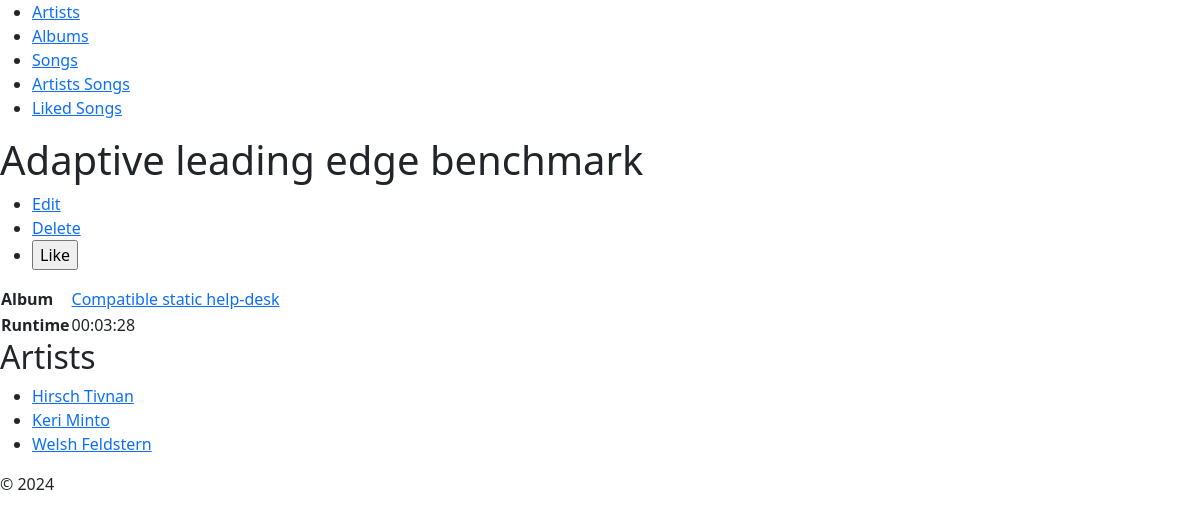
The page /?action=viewSong&songId=2 on the database as committed earlier.
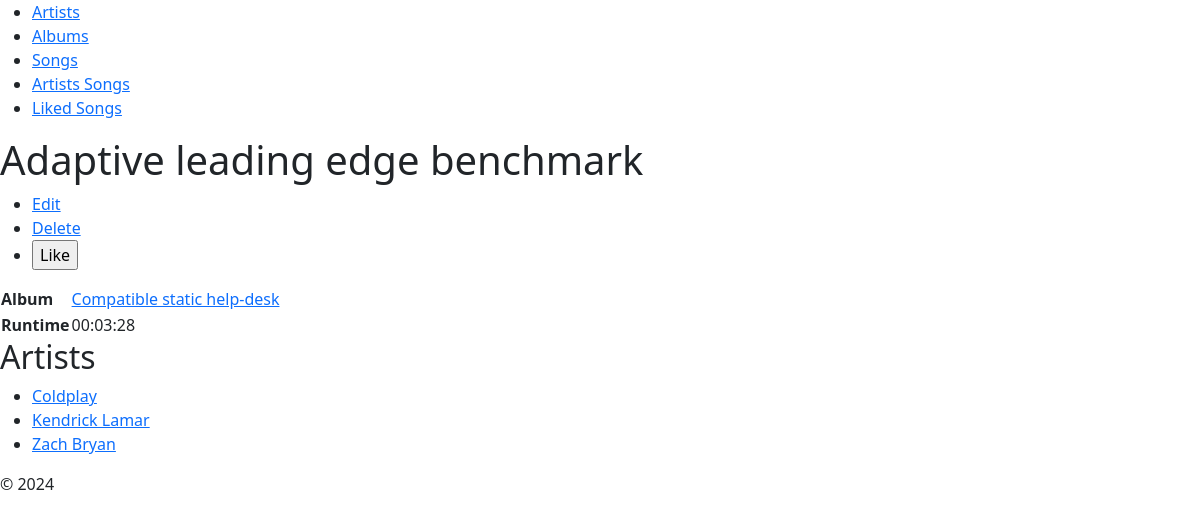
The same page on the database as committed later.
### tables this page shows
CREATE TABLE songs (
    id      int           AUTO_INCREMENT,
    name    varchar(1023) NOT NULL,
    length  int           NOT NULL,
    albumId int           NOT NULL,
    PRIMARY KEY (id),
    CONSTRAINT fkSongAlbum FOREIGN KEY (albumId) REFERENCES albums(id)
        ON DELETE CASCADE
);

CREATE TABLE albums (
    id       int           AUTO_INCREMENT,
    iPath            varchar(2023) NOT NULL,
    name     varchar(1023) NOT NULL,
    artistId int           NOT NULL,
    PRIMARY KEY (id),
    CONSTRAINT fkAlbumArtist FOREIGN KEY (artistId) REFERENCES artists(id)
        ON DELETE CASCADE
);

CREATE TABLE artists (
    id               int           AUTO_INCREMENT,
    iPath            varchar(2023) NOT NULL,
    name             varchar(1023) NOT NULL,
    monthlyListeners int           NOT NULL,
    PRIMARY KEY (id)
);

### index.php (called while the page is built, shortened)
<?php
require_once('models/_database.php');
require_once('models/artists.php');
require_once('models/albums.php');
require_once('models/songs.php');
$action = filter_input(INPUT_POST, 'action');
if ($action == NULL)
{
    $action = filter_input(INPUT_GET, 'action');
}
require('controllers/songsController.php');

### models/songs.php (called while the page is built, shortened)
<?php
function getSong(int $songId)
{
    global $db;
    $query = 'SELECT id, name, length, albumId
              FROM songs
              WHERE id = :songId';
    $statement = $db->prepare($query);
    $statement->bindValue(':songId', $songId);
    $statement->execute();
    $song = $statement->fetch();
    return $song;
}
?>

### models/albums.php (called while the page is built, shortened)
<?php
function getAlbum(int $albumId)
{
    global $db;
    $query = 'SELECT id, name, artistId, iPath
              FROM albums
              WHERE id = :albumId';
    $statement = $db->prepare($query);
    $statement->bindValue(':albumId', $albumId);
    $statement->execute();
    $album = $statement->fetch();
    return $album;
}
?>

### views/_helpers/formatTime.php (called while the page is built)
<?php
function formatTime(int $seconds) : string
{
    $hours = intdiv($seconds, 60 * 60);
    $seconds -= $hours * 60 * 60;
    $minutes = intdiv($seconds, 60);
    $seconds -= $minutes * 60;
    $hours_f = str_pad($hours, 2, '0', STR_PAD_LEFT);
    $minutes_f = str_pad($minutes, 2, '0', STR_PAD_LEFT);
    $seconds_f = str_pad($seconds, 2, '0', STR_PAD_LEFT);
    return $hours_f . ':' . $minutes_f . ':' . $seconds_f;
}
?>

### models/artists.php (called while the page is built, shortened)
<?php
function getArtistsOfSong(int $songId) : array
{
    global $db;
    $query = 'SELECT artists.id, artists.name, artists.monthlyListeners, artists.iPath
              FROM artists
                  JOIN artistsSongs ON artists.id = artistsSongs.artistId
                  JOIN songs ON artistsSongs.songId = songs.Id
              WHERE songs.id = :songId
              ORDER BY LOWER(artists.name)';
    $statement = $db->prepare($query);
    $statement->bindValue(':songId', $songId);
    $statement->execute();
    $artists = $statement->fetchAll();
    return $artists;
}
?>

### views/songs/songInfo.php (the view, shortened to what this page needs)
<?php require('views/_helpers/formatTime.php'); ?>
<?php include('views/_partials/header.php'); ?>
<h1>
    <?php echo htmlspecialchars($song['name']); ?>
</h1>
<ul>
    <li>
        <a href=".?action=songForm&songId=<?php echo $song['id']; ?>">
            Edit
        </a>
    </li>
    <li>
        <a href=".?action=deleteSong&songId=<?php echo $song['id']; ?>">
            Delete
        </a>
    </li>
    <li>
        <form action="." method="post">
            <?php
                if (in_array($song['id'], $_SESSION['likedSongIds']))
                {
                    $buttonText = 'Unlike';
                }
                else
                {
                    $buttonText = 'Like';
                }
            ?>
            <input type="submit" value="<?php echo $buttonText; ?>" />
        </form>
    </li>
</ul>
<table>
    <tbody>
        <tr>
            <th>Album</th>
            <td>
                <a href=".?action=viewAlbum&albumId=<?php echo $album['id']; ?>">
                    <?php echo htmlspecialchars($album['name']); ?>
                </a>
            </td>
        </tr>
        <tr>
            <th>Runtime</th>
            <td>
                <?php echo formatTime($song['length']); ?>
            </td>
        </tr>
    </tbody>
</table>
<h2>Artists</h2>
<ul>
<?php foreach ($artists as $artist) : ?>
    <li>
        <a href=".?action=viewArtist&artistId=<?php echo $artist['id']; ?>">
            <?php echo htmlspecialchars($artist['name']); ?>
        </a>
    </li>
<?php endforeach; ?>
</ul>
<?php include('views/_partials/footer.php'); ?>

### controllers/songsController.php (shortened to what this page needs)
<?php
switch ($action)
{
    case 'viewSong':
        $songId = filter_input(INPUT_GET, 'songId', FILTER_VALIDATE_INT);
        $song = songs\getSong($songId);
        $album = albums\getAlbum($song['albumId']);
        $artists = artists\getArtistsOfSong($songId);
        include('views/songs/songInfo.php');
        exit();
}
?>

### views/_partials/header.php (shortened to what this page needs)
<!DOCTYPE html>
<html lang="en">
<head>
    <link rel="stylesheet" href="./lib/bootstrap/css/bootstrap.min.css" />
</head>
<body>
    <nav>
        <ul>
            <li>
                <a href=".?action=listArtists">Artists</a>
            </li>
            <li>
                <a href=".?action=listAlbums">Albums</a>
            </li>
            <li>
                <a href=".?action=listSongs">Songs</a>
            </li>
            <li>
                <a href=".?action=listArtistsSongs">Artists Songs</a>
            </li>
            <li>
                <a href=".?action=listLikedSongs">Liked Songs</a>
            </li>
        </ul>
    </nav>
    <main>

### views/_partials/footer.php
    </main>
    <footer>
        <p>
            &copy; 2024
        </p>
    </footer>
</body>
</html>

Rows that differ between the two databases and show on the page:
changed artists: name "Keri Minto" → "Coldplay"
changed artists: name "Welsh Feldstern" → "Kendrick Lamar"
changed artists: name "Hirsch Tivnan" → "Zach Bryan"; moves down the list
